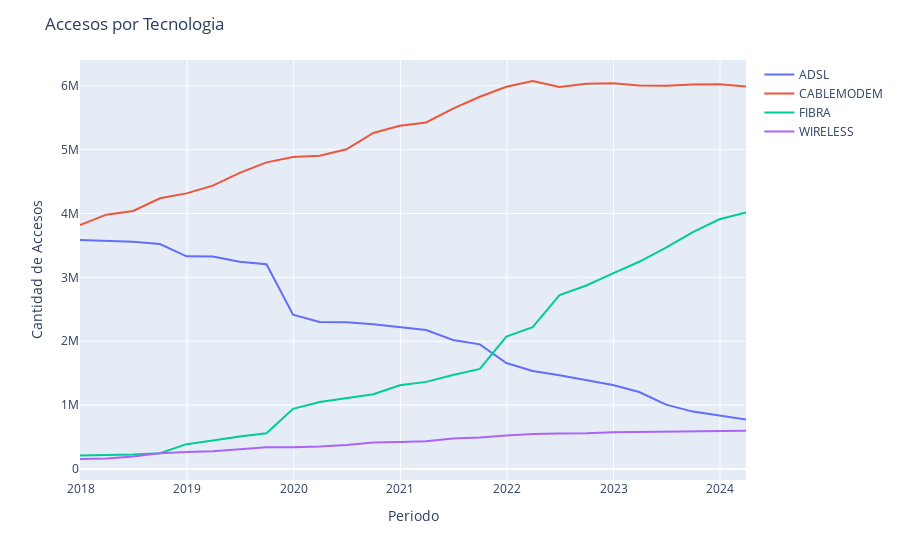

This figure's notebook cell:
### Markdown cell above
### **Gráfico 1:**
Tendencias de los Accesos (Según la Tecnología que los disponibiliza) del 2018 al 2024

### Code cell
df = tecnologias_grafico.sort('Fecha')
columns = ['ADSL', 'CABLEMODEM', 'FIBRA', 'WIRELESS']
names = columns
y_title = 'Cantidad de Accesos'
titulo = 'Accesos por Tecnologia'
width = 900
colors = ['#636EFA', '#EF553B', '#00CC96', '#AB63FA']
fig = px.line()
for i in range(len(columns)):
    fig.add_scatter(x=df['Fecha'], y=df[columns[i]],
                    name=names[i], mode='lines', line=dict(color=colors[i]))
fig.update_layout(title=titulo, xaxis_title='Periodo', yaxis_title=y_title, width=width)
config = {'displayModeBar': False}
fig.show(config=config)

### Figure 1 — Plotly figure (JSON) as saved in the notebook; plotly's stock layout.template omitted (floating-point values rounded to 4 significant figures)
{"data": [{"hovertemplate": "<extra></extra>", "legendgroup": "", "line": {"color": "#636efa", "dash": "solid"}, "marker": {"symbol": "circle"}, "mode": "lines", "name": "", "orientation": "v", "showlegend": false, "type": "scatter", "xaxis": "x", "yaxis": "y"}, {"line": {"color": "#636EFA"}, "mode": "lines", "name": "ADSL", "type": "scatter", "x": ["2017-12-30", "2018-03-30", "2018-06-30", "2018-09-30", "2018-12-30", "2019-03-30", "2019-06-30", "2019-09-30", "2019-12-30", "2020-03-30", "2020-06-30", "2020-09-30", "2020-12-30", "2021-03-30", "2021-06-30", "2021-09-30", "2021-12-30", "2022-03-30", "2022-06-30", "2022-09-30", "2022-12-30", "2023-03-30", "2023-06-30", "2023-09-30", "2023-12-30", "2024-03-30"], "y": [3584311, 3574294, 3557216, 3521447, 3329027, 3326284, 3243795, 3204204, 2414575, 2299457, 2295533, 2263889, 2213949, 2175211, 2018587, 1950631, 1657615, 1533240, 1468333, 1395277, 1315373, 1204417, 1006509, 897895, 836390, 774475]}, {"line": {"color": "#EF553B"}, "mode": "lines", "name": "CABLEMODEM", "type": "scatter", "x": ["2017-12-30", "2018-03-30", "2018-06-30", "2018-09-30", "2018-12-30", "2019-03-30", "2019-06-30", "2019-09-30", "2019-12-30", "2020-03-30", "2020-06-30", "2020-09-30", "2020-12-30", "2021-03-30", "2021-06-30", "2021-09-30", "2021-12-30", "2022-03-30", "2022-06-30", "2022-09-30", "2022-12-30", "2023-03-30", "2023-06-30", "2023-09-30", "2023-12-30", "2024-03-30"], "y": [3818157, 3981129, 4038141, 4238171, 4313831, 4435439, 4635575, 4800091, 4883869, 4903674, 5005115, 5259351, 5371824, 5424782, 5641731, 5826257, 5984240, 6073426, 5979214, 6031970, 6037457, 6002582, 5997149, 6018832, 6022532, 5986957]}, {"line": {"color": "#00CC96"}, "mode": "lines", "name": "FIBRA", "type": "scatter", "x": ["2017-12-30", "2018-03-30", "2018-06-30", "2018-09-30", "2018-12-30", "2019-03-30", "2019-06-30", "2019-09-30", "2019-12-30", "2020-03-30", "2020-06-30", "2020-09-30", "2020-12-30", "2021-03-30", "2021-06-30", "2021-09-30", "2021-12-30", "2022-03-30", "2022-06-30", "2022-09-30", "2022-12-30", "2023-03-30", "2023-06-30", "2023-09-30", "2023-12-30", "2024-03-30"], "y": [211425, 217460, 226285, 247366, 388013, 443604, 507456, 557822, 941295, 1047817, 1106725, 1170879, 1311199, 1362976, 1472246, 1566048, 2072236, 2219533, 2723285, 2871541, 3060575, 3243411, 3463988, 3708718, 3908183, 4015101]}, {"line": {"color": "#AB63FA"}, "mode": "lines", "name": "WIRELESS", "type": "scatter", "x": ["2017-12-30", "2018-03-30", "2018-06-30", "2018-09-30", "2018-12-30", "2019-03-30", "2019-06-30", "2019-09-30", "2019-12-30", "2020-03-30", "2020-06-30", "2020-09-30", "2020-12-30", "2021-03-30", "2021-06-30", "2021-09-30", "2021-12-30", "2022-03-30", "2022-06-30", "2022-09-30", "2022-12-30", "2023-03-30", "2023-06-30", "2023-09-30", "2023-12-30", "2024-03-30"], "y": [155775, 165300, 194267, 246181, 264299, 276419, 308027, 338241, 340144, 352333, 376667, 413259, 421554, 434548, 476968, 492415, 523107, 545814, 556243, 557110, 572969, 576647, 581823, 581436, 585760, 598682]}], "layout": {"legend": {"tracegroupgap": 0}, "margin": {"t": 60}, "title": {"text": "Accesos por Tecnologia"}, "width": 900, "xaxis": {"anchor": "y", "domain": [0, 1], "title": {"text": "Periodo"}}, "yaxis": {"anchor": "x", "domain": [0, 1], "title": {"text": "Cantidad de Accesos"}}}}
